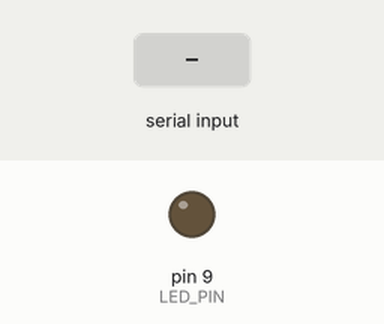
Recording of a sketch running on a simulated Arduino Uno, built with avr-gcc and run on an emulated ATmega328P. Parts: output pins drawn as LEDs (lit = HIGH). The test bench sets the inputs (shaded band).

Above: at 1.2 s.
1.3 s: byte 30 received over Serial
At 1.8 s:
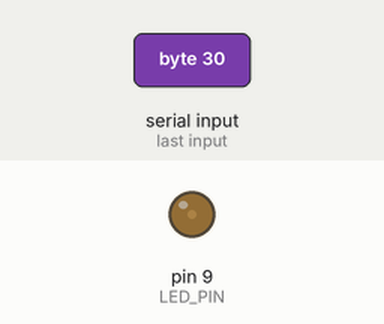
2.8 s: byte 90 received over Serial
At 4.2 s:
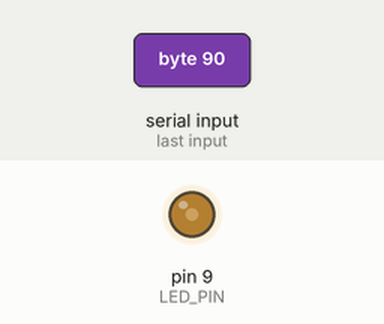
Timing chart, 0 to 5.8 s (numbered marks = the images above; inputs shaded):
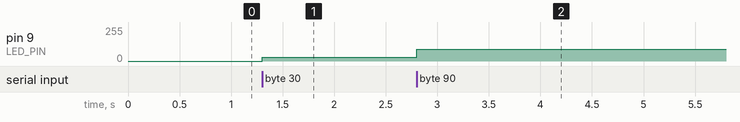

Measured:
- after the input at 1.3 s, pin 9 (LED_PIN): 0/255 → 30/255 at once
- after the input at 2.8 s, pin 9 (LED_PIN): 30/255 → 90/255 at once

The sketch:

bonus2.ino
```cpp
#include <Arduino.h>

#define LED_PIN 9

void setup()
{
    pinMode(LED_PIN, OUTPUT);
    Serial.begin(9600);
}

void loop()
{
    if (Serial.available())
    {
        char incomingChar = Serial.read();

        analogWrite(LED_PIN, incomingChar);
    }
}

/*'Serial.available()' позволяет проерить если записи в буффере, если так, то поисходит чтение и запиcываем аналоговое значение.
Яркость задаётся значениями от 0 до 255, что совпадает с типо данных 'char'.*/
// https://drive.google.com/file/d/1obmGx3CWOxcdIyd_xMgq2g2sViQtPE-R/view?usp=drive_link
```
